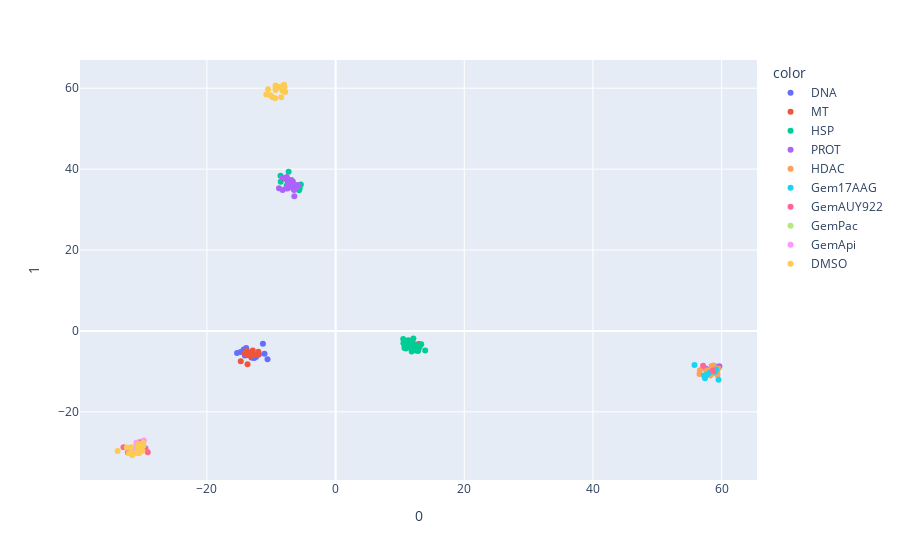

Here is the notebook cell this chart was saved with:
### Code cell
fig = px.scatter(filtered_drug, x=0, y=1, color=class_name)
#training['drug_name']
fig.show()

### Figure 1 — Plotly figure (JSON) as saved in the notebook; plotly's stock layout.template omitted (floating-point values rounded to 4 significant figures)
{"data": [{"hovertemplate": "color=DNA<br>0=%{x}<br>1=%{y}<extra></extra>", "legendgroup": "DNA", "marker": {"color": "#636efa", "symbol": "circle"}, "mode": "markers", "name": "DNA", "orientation": "v", "showlegend": true, "type": "scatter", "x": [-11.05, -12.38, -15.32, -14.1, -11.3, -13.79, -11.92, -13.08, -14.15, -13.27, -13.32, -13.89, -13.93, -14.29, -12.99, -13.75, -12.66, -14.78, -13.9, -10.58], "xaxis": "x", "y": [-5.654, -6.451, -5.45, -6.066, -3.177, -5.658, -5.827, -6.587, -5.087, -5.539, -5.924, -4.451, -5.072, -4.587, -6.567, -5.31, -6.708, -5.198, -4.213, -6.971], "yaxis": "y"}, {"hovertemplate": "color=MT<br>0=%{x}<br>1=%{y}<extra></extra>", "legendgroup": "MT", "marker": {"color": "#EF553B", "symbol": "circle"}, "mode": "markers", "name": "MT", "orientation": "v", "showlegend": true, "type": "scatter", "x": [-12.08, -13.69, -13.82, -14.1, -13.41, -13.35, -13.23, -12.76, -14.74, -12.88, -12.0, -13.65, 10.88, 12.14, 10.74, 12.89, 11.87, 11.96, 11.51, 11.41, 13.07], "xaxis": "x", "y": [-5.89, -8.235, -4.953, -5.589, -5.33, -5.607, -6.225, -5.811, -7.496, -4.815, -5.171, -6.006, -3.44, -3.239, -3.449, -3.212, -3.555, -4.172, -3.234, -3.456, -3.353], "yaxis": "y"}, {"hovertemplate": "color=HSP<br>0=%{x}<br>1=%{y}<extra></extra>", "legendgroup": "HSP", "marker": {"color": "#00cc96", "symbol": "circle"}, "mode": "markers", "name": "HSP", "orientation": "v", "showlegend": true, "type": "scatter", "x": [12.03, 11.57, 11.56, 10.91, 12.32, 10.54, 11.34, 10.51, 12.44, 12.52, 11.33, 12.08, 11.92, 10.75, 11.78, 11.83, 13.92, 11.29, 13.31, 10.7, 11.51, 13.04, 12.82, -7.302, -5.677, -8.57, -8.536, -5.596, -7.608, -5.408, -6.853, -6.631], "xaxis": "x", "y": [-4.103, -3.521, -4.032, -4.312, -3.744, -3.05, -2.433, -1.963, -3.502, -4.811, -3.291, -1.866, -3.483, -3.806, -4.549, -5.106, -4.809, -2.323, -3.294, -4.209, -2.662, -4.034, -4.97, 39.35, 34.75, 38.35, 36.89, 35.2, 35.93, 36.21, 35.93, 36.0], "yaxis": "y"}, {"hovertemplate": "color=PROT<br>0=%{x}<br>1=%{y}<extra></extra>", "legendgroup": "PROT", "marker": {"color": "#ab63fa", "symbol": "circle"}, "mode": "markers", "name": "PROT", "orientation": "v", "showlegend": true, "type": "scatter", "x": [-8.24, -7.405, -7.113, -7.484, -8.235, -6.253, -7.195, -6.417, -6.007, -8.8, -7.615, -6.649, -7.042, -7.795, -6.462, -7.582, -7.675, -5.824, -6.879, -7.407, -6.009, -6.829, -6.615, 58.13, 59.28, 57.59, 58.49, 59.66, 59.11, 58.09, 59.17], "xaxis": "x", "y": [37.86, 36.61, 37.06, 35.23, 34.82, 35.49, 36.58, 33.3, 36.06, 35.24, 37.76, 36.94, 36.49, 37.56, 34.83, 38.02, 35.29, 35.96, 37.33, 36.47, 35.54, 35.78, 35.18, -10.13, -9.709, -9.323, -10.49, -8.748, -9.296, -10.64, -8.872], "yaxis": "y"}, {"hovertemplate": "color=HDAC<br>0=%{x}<br>1=%{y}<extra></extra>", "legendgroup": "HDAC", "marker": {"color": "#FFA15A", "symbol": "circle"}, "mode": "markers", "name": "HDAC", "orientation": "v", "showlegend": true, "type": "scatter", "x": [57.67, 59.35, 58.42, 59.31, 58.21, 57.66, 59.49, 58.75, 58.44, 56.63, 59.2, 58.37, 58.68, 56.57], "xaxis": "x", "y": [-9.703, -10.88, -10.43, -10.55, -10.99, -9.834, -9.287, -8.541, -8.694, -9.693, -10.07, -9.852, -10.47, -10.67], "yaxis": "y"}, {"hovertemplate": "color=Gem17AAG<br>0=%{x}<br>1=%{y}<extra></extra>", "legendgroup": "Gem17AAG", "marker": {"color": "#19d3f3", "symbol": "circle"}, "mode": "markers", "name": "Gem17AAG", "orientation": "v", "showlegend": true, "type": "scatter", "x": [57.26, 58.16, 57.76, 57.41, 55.78, 58.98, 59.53, 59.13], "xaxis": "x", "y": [-11.03, -10.28, -10.72, -11.68, -8.447, -10.11, -12.04, -9.541], "yaxis": "y"}, {"hovertemplate": "color=GemAUY922<br>0=%{x}<br>1=%{y}<extra></extra>", "legendgroup": "GemAUY922", "marker": {"color": "#FF6692", "symbol": "circle"}, "mode": "markers", "name": "GemAUY922", "orientation": "v", "showlegend": true, "type": "scatter", "x": [58.63, 57.12, -29.56, -32.29, -29.2, -30.46, -30.84, -32.97], "xaxis": "x", "y": [-9.791, -8.594, -28.97, -30.02, -29.96, -27.53, -28.04, -28.75], "yaxis": "y"}, {"hovertemplate": "color=GemPac<br>0=%{x}<br>1=%{y}<extra></extra>", "legendgroup": "GemPac", "marker": {"color": "#B6E880", "symbol": "circle"}, "mode": "markers", "name": "GemPac", "orientation": "v", "showlegend": true, "type": "scatter", "x": [-30.73, -31.58, -30.83, -31.64, -29.9, -31.2], "xaxis": "x", "y": [-28.72, -29.64, -28.91, -28.88, -28.4, -28.78], "yaxis": "y"}, {"hovertemplate": "color=GemApi<br>0=%{x}<br>1=%{y}<extra></extra>", "legendgroup": "GemApi", "marker": {"color": "#FF97FF", "symbol": "circle"}, "mode": "markers", "name": "GemApi", "orientation": "v", "showlegend": true, "type": "scatter", "x": [-29.82, -30.96, -30.85, -31.16], "xaxis": "x", "y": [-27.1, -27.66, -30.11, -29.26], "yaxis": "y"}, {"hovertemplate": "color=DMSO<br>0=%{x}<br>1=%{y}<extra></extra>", "legendgroup": "DMSO", "marker": {"color": "#FECB52", "symbol": "circle"}, "mode": "markers", "name": "DMSO", "orientation": "v", "showlegend": true, "type": "scatter", "x": [-31.52, -30.61, -30.72, -31.76, -31.6, -32.45, -30.21, -31.34, -32.12, -30.55, -30.02, -30.6, -29.9, -30.14, -33.89, -30.61, -9.308, -7.943, -10.14, -8.807, -10.78, -9.338, -9.329, -9.412, -9.83, -10.49, -8.459, -8.245, -8.017, -7.84, -8.626, -8.231], "xaxis": "x", "y": [-30.29, -27.92, -29.24, -28.74, -30.73, -28.84, -28.54, -30.3, -30.21, -30.21, -29.61, -28.37, -27.7, -27.92, -29.65, -30.05, 59.56, 60.39, 58.24, 60.3, 58.42, 60.01, 60.68, 57.5, 57.81, 59.74, 57.76, 59.37, 60.85, 59.05, 60.18, 60.5], "yaxis": "y"}], "layout": {"legend": {"title": {"text": "color"}, "tracegroupgap": 0}, "margin": {"t": 60}, "xaxis": {"anchor": "y", "domain": [0, 1], "title": {"text": "0"}}, "yaxis": {"anchor": "x", "domain": [0, 1], "title": {"text": "1"}}}}
